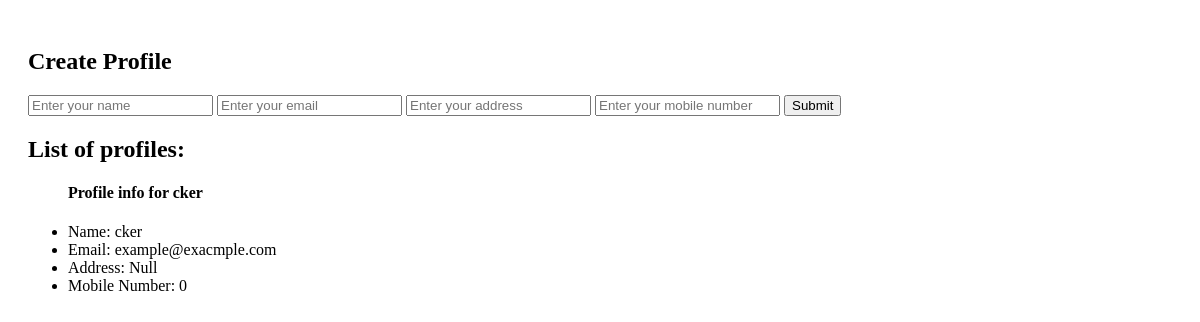
The app's page /name/, older data.
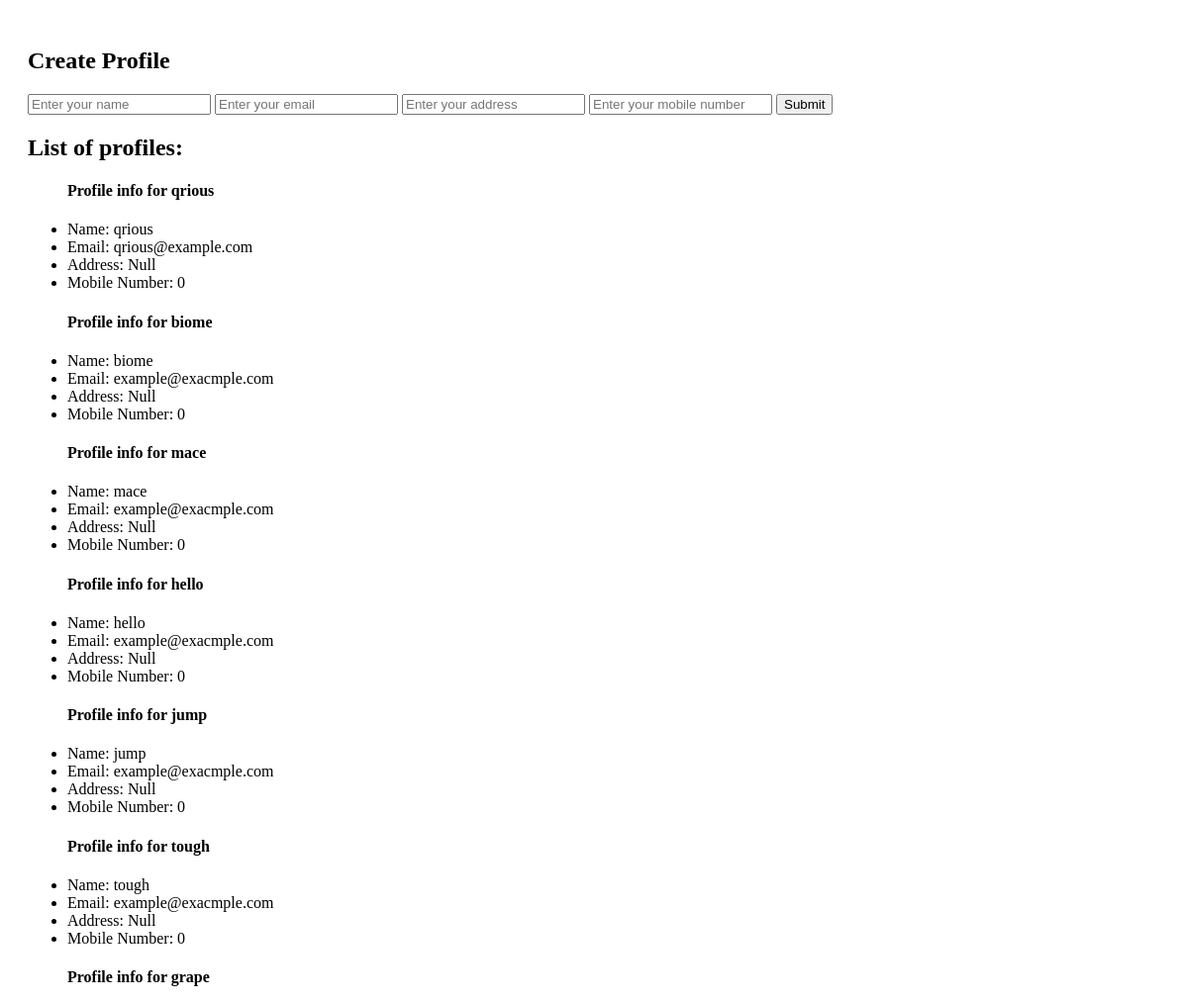
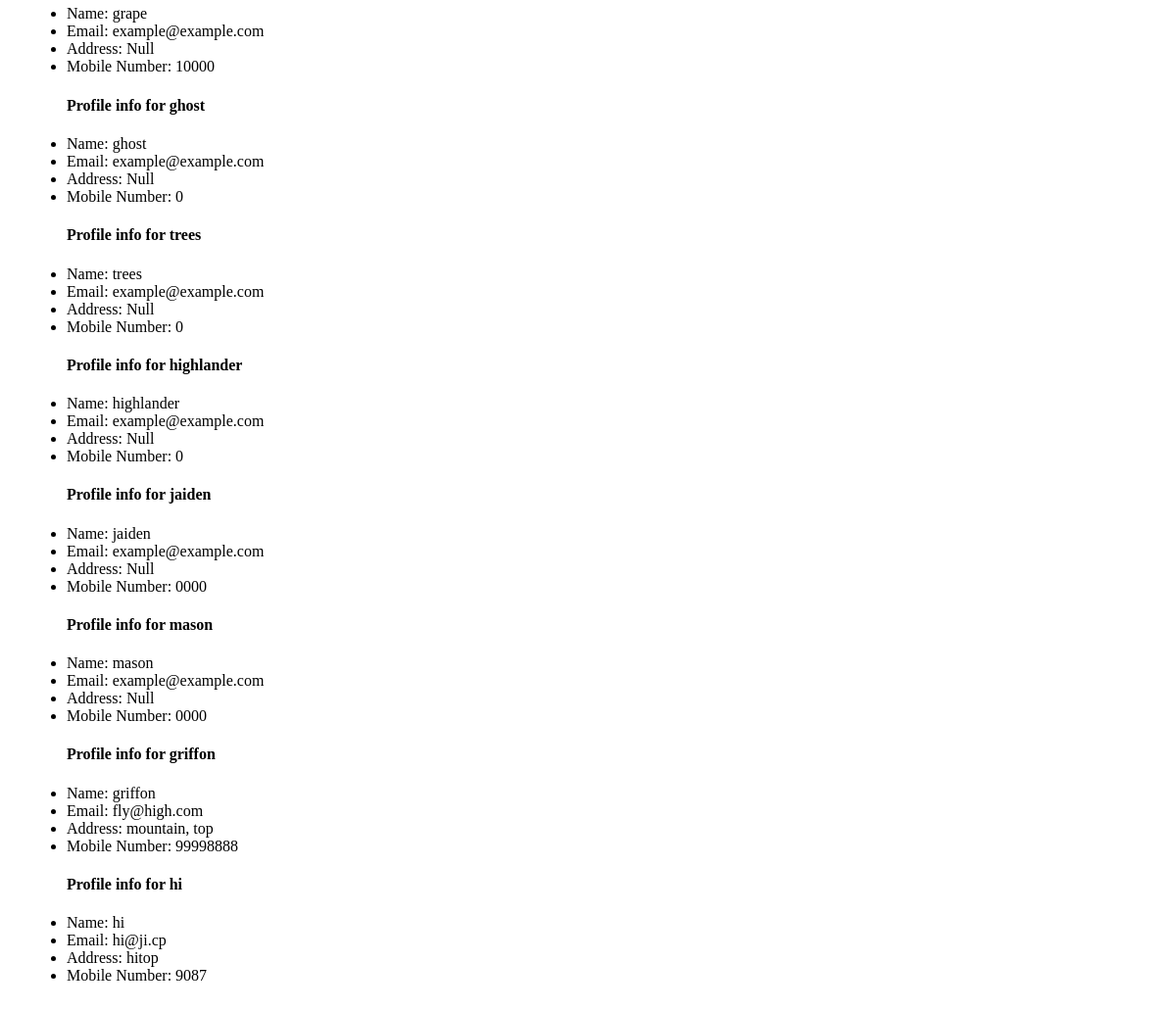
The same page, newer data (2 pictures, top to bottom).
### myapp/models.py (models this page shows)
class Profile(models.Model):
    name = models.CharField(max_length=255, unique=True)
    email = models.EmailField(default='example@example.com')
    address = models.TextField(default='Null')
    mobile_number = models.CharField(max_length=15, default='0000')

### myapp/views.py (the view)
# urls.py: path('name/', profile_view, name='profile'),
def profile_view(request):
    if request.method == 'POST':
        name = request.POST.get('name', '')
        email = request.POST.get('email', '')
        address = request.POST.get('address', '')
        mobile_number = request.POST.get('mobile_number', '')
        Profile.objects.create(name=name, email=email, address=address, mobile_number=mobile_number)
        return redirect('profile')
    else:
        stored_names = Profile.objects.all()
        context = {'stored_names': stored_names}
        return render(request, 'profile.html', context)

### myapp/templates/profile.html (shortened to what this page needs)
<!DOCTYPE html>
<html lang="en">
<head>
</head>
<body>
<div style="padding: 20px;">
    <h2>Create Profile</h2>
    <form method="POST" action="{% url 'profile' %}">
        <input type="text" name="name" placeholder="Enter your name">
        <input type="text" name="email" placeholder="Enter your email">
        <input type="text" name="address" placeholder="Enter your address">
        <input type="text" name="mobile_number" placeholder="Enter your mobile number">
        <button type="submit">Submit</button>
    </form>
    <h2>List of profiles:</h2>
    <ul>
        {% for stored_name in stored_names %}
        <h4>Profile info for {{ stored_name.name }} </h4>
        <li>Name: {{ stored_name.name }}</li>
        <li>Email: {{ stored_name.email }}</li>
        <li>Address: {{ stored_name.address }}</li>
        <li>Mobile Number: {{ stored_name.mobile_number }}</li>
        {% empty %}
        <li>No names stored yet.</li>
        {% endfor %}
    </ul>
</div>
</body>
</html>

Row changes from the older to the newer data that the page shows:
changed Profile: name "cker" → "qrious"; email "example@exacmple.com" → "qrious@example.com"
added Profile: name "biome", email "example@exacmple.com", address "Null", mobile_number "0"
added Profile: name "mace", email "example@exacmple.com", address "Null", mobile_number "0"
added Profile: name "hello", email "example@exacmple.com", address "Null", mobile_number "0"
added Profile: name "jump", email "example@exacmple.com", address "Null", mobile_number "0"
added Profile: name "tough", email "example@exacmple.com", address "Null", mobile_number "0"
added Profile: name "grape", email "example@example.com", address "Null", mobile_number "10000"
added Profile: name "ghost", email "example@example.com", address "Null", mobile_number "0"
added Profile: name "trees", email "example@example.com", address "Null", mobile_number "0"
added Profile: name "highlander", email "example@example.com", address "Null", mobile_number "0"
added Profile: name "jaiden", email "example@example.com", address "Null", mobile_number "0000"
added Profile: name "mason", email "example@example.com", address "Null", mobile_number "0000"
added Profile: name "griffon", email "fly@high.com", address "mountain, top", mobile_number "99998888"
added Profile: name "hi", email "hi@ji.cp", address "hitop", mobile_number "9087"
